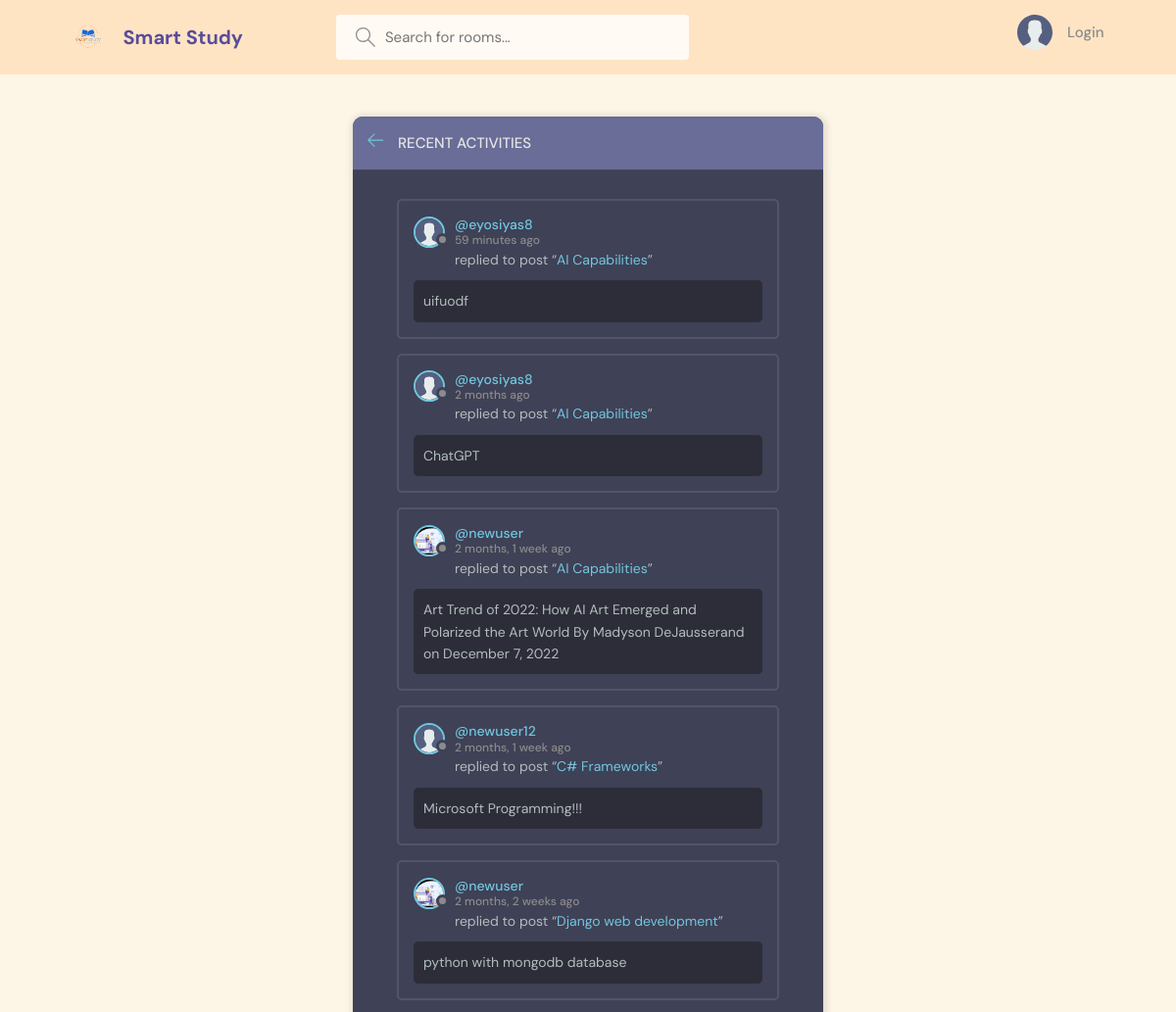
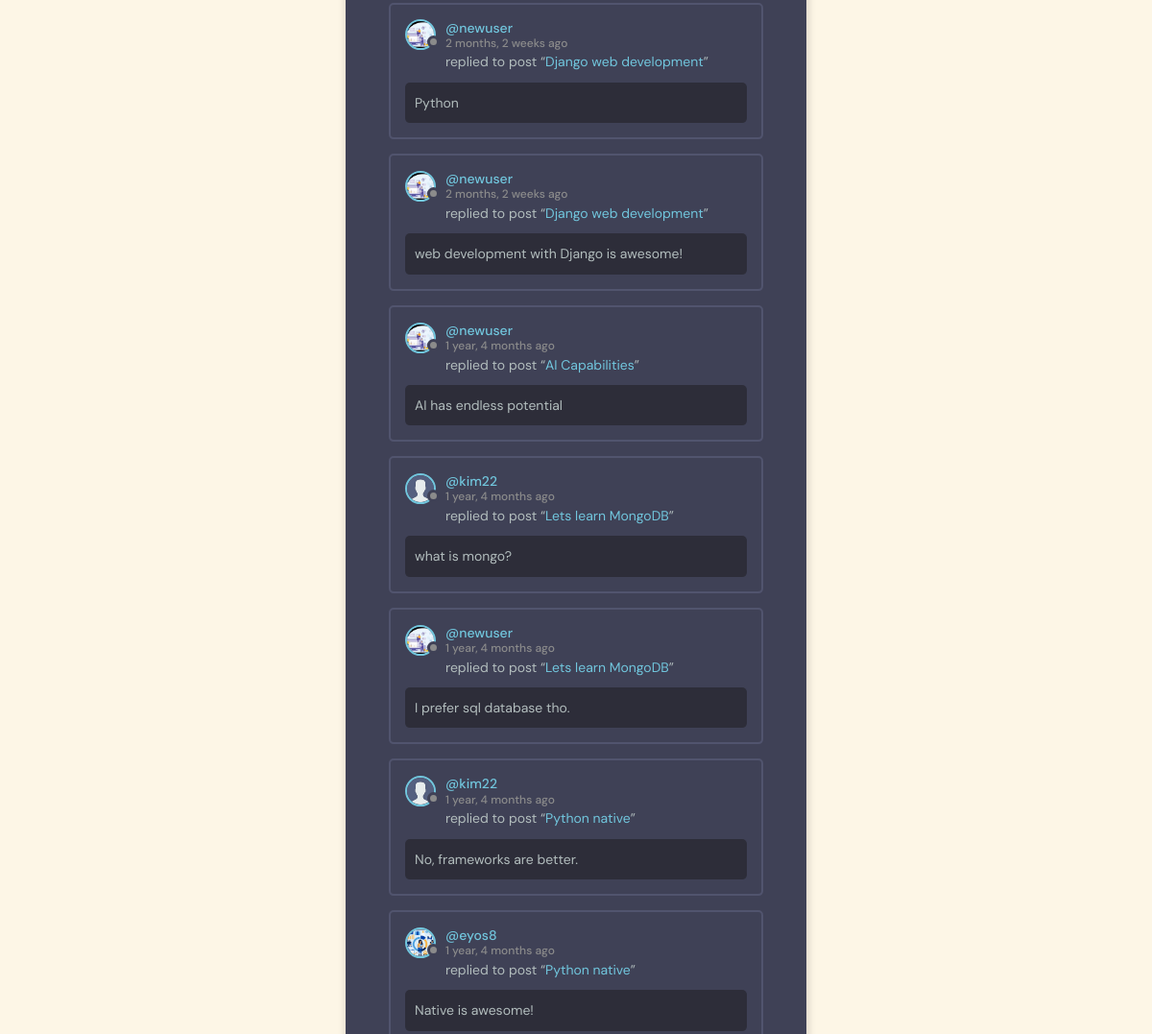
The page /activity/ on the database its author committed (2 pictures, top to bottom).
### playground/models.py (models this page shows, shortened)
class Message(models.Model):
    user = models.ForeignKey(User, on_delete=models.CASCADE)
    room = models.ForeignKey(Room, on_delete=models.CASCADE)
    body = models.TextField()
    images = models.ImageField(null=True)
    updated = models.DateTimeField(auto_now=True)
    created = models.DateTimeField(auto_now_add=True)
    class Meta:
        ordering = ['-created']

class User(AbstractUser):
    name = models.CharField(max_length=200, null=True)
    email = models.EmailField(null=True, unique=True)
    bio = models.TextField(null=True)
    avatar = models.ImageField(null=True, default='avatar.svg')
    REQUIRED_FIELDS = []

class Room(models.Model):
    host = models.ForeignKey(User, on_delete=models.SET_NULL, null=True)
    topic = models.ForeignKey(Topic, on_delete=models.SET_NULL, null=True)
    name = models.CharField(max_length=200)
    description = models.TextField(null=True, blank=True)
    participants = models.ManyToManyField(User, related_name="participants", blank=True)
    updated = models.DateTimeField(auto_now=True)
    created = models.DateTimeField(auto_now_add=True)
    class Meta:
        ordering = ['-updated', '-created']
    def __str__(self):
        return self.name

### playground/views.py (the view)
# urls.py: path('activity/', views.activityPage, name='activity'),
def activityPage(request):
    q = request.GET.get('q') if request.GET.get('q') != None else ''
    topics = Topic.objects.filter(
        Q(name__icontains=q))
    room_messages = Message.objects.all()
    return render(request, 'playground/activity.html', {"topics":topics, "room_messages":room_messages})

### playground/templates/playground/activity.html (shortened to what this page needs)
{% extends 'main.html' %}
{% block content %}
<main class="layout">
  <div class="container">
    <div class="layout__box">
      <div class="layout__boxHeader">
        <div class="layout__boxTitle">
          <a href="{% url 'home' %}">
            <svg version="1.1" xmlns="http://www.w3.org/2000/svg" width="32" height="32" viewBox="0 0 32 32">
              <title>arrow-left</title>
              <path
                d="M13.723 2.286l-13.723 13.714 13.719 13.714 1.616-1.611-10.96-10.96h27.625v-2.286h-27.625l10.965-10.965-1.616-1.607z">
              </path>
              </path>
            </svg>
          </a>
          <h3>Recent Activities</h3>
        </div>
      </div>
      <div class="activities-page layout__body">
        {% for message in room_messages %}
        <div class="activities__box">
          <div class="activities__boxHeader roomListRoom__header">
            <a href="{% url 'user-profile' message.user.id %}" class="roomListRoom__author">
              <div class="avatar avatar--small">
                <img src="{{message.user.avatar.url}}" />
              </div>
              <p>
                @{{message.user}}
                <span>{{message.created|timesince}} ago</span>
              </p>
            </a>
          </div>
          <div class="activities__boxContent">
            <p>replied to post “<a href="{% url 'room' message.room.id %}">{{message.room}}</a>”</p>
            <div class="activities__boxRoomContent">
              {{message.body}}
            </div>
          </div>
        </div>
        {% endfor %}
      </div>
    </div>
  </div>
</main>
{% endblock content %}

### static/styles/style.css (style rules this page uses)
:root { --color-main: #71c6dd; --color-main-light: #e1f6fb; --color-dark: #3f4156; --color-dark-medium: #51546e; --color-dark-light: #696d97; --color-light: #e5e5e5; --color-gray: #8b8b8b; --color-light-gray: #b2bdbd; --color-bg: #2d2d39; --color-success: #5dd693; --color-error: #fc4b0b; }
* { font-family: "DM Sans", -apple-system, BlinkMacSystemFont, "Segoe UI", Roboto, Oxygen, Ubuntu, Cantarell, "Open Sans", "Helvetica Neue", sans-serif; margin: 0; padding: 0; box-sizing: border-box; text-rendering: optimizeLegibility; font-size: inherit; }
html { font-size: 56.25%; }
@media only screen and (min-width: 1200px) { html { font-size: 62.5%; } }
body { line-height: 1.6; font-weight: 400; font-size: 1.5rem; color: var(--color-light-gray); background-color: var(--color-bg); min-height: 100vh; }
img { width: 100%; }
a { display: inline-block; color: var(--color-main); text-decoration: none; }
.container { max-width: 120rem; width: 90%; margin: auto; }
.avatar { position: relative; display: inline-block; border-radius: 50%; border: 2px solid var(--color-main); }
.avatar img { display: block; border-radius: 50%; object-fit: cover; object-position: center; }
.avatar::after { content: ""; display: block; position: absolute; background-color: var(--color-gray); z-index: 111; border-radius: 50%; border: 0.3rem solid var(--color-dark); }
.avatar.avatar--small img { width: 2.8rem; height: 2.8rem; }
.avatar.avatar--small:after { width: 0.7rem; height: 0.7rem; bottom: 0px; right: -6px; }
.layout { margin-top: 2.4rem; }
.layout > .container { display: flex; justify-content: space-between; align-items: flex-start; }
.layout__box { width: 90%; max-width: 48rem; min-height: 40rem; position: absolute; top: 50%; left: 50%; transform: translate(-50%, -46%); background-color: var(--color-dark); border-radius: 1rem; box-shadow: 1px 1px 6px 3px rgba(0, 0, 0, 0.1); overflow: hidden; }
.layout__boxHeader { display: flex; padding: 1.5rem; background-color: var(--color-dark-light); }
.layout__boxTitle { display: flex; gap: 1.5rem; align-items: center; }
.layout__boxTitle h3 { text-transform: uppercase; font-weight: 500; color: var(--color-light); }
.layout__boxTitle svg { width: 1.6rem; height: 1.6rem; fill: var(--color-main); }
.layout__body { margin: 3rem; }
.roomListRoom__header { display: flex; justify-content: space-between; align-items: center; }
.roomListRoom__author { font-weight: 500; display: flex; align-items: center; gap: 1rem; }
.activities__box { margin: 1.5rem; padding: 1.5rem; border: 2px solid var(--color-dark-medium); border-radius: 5px; }
.activities__boxHeader p { font-size: 1.4rem; line-height: 1.3; }
.activities__boxHeader p span { color: var(--color-gray); font-size: 1.2rem; display: block; }
.activities__boxContent { margin-left: 4.2rem; }
.activities__boxContent { font-size: 1.4rem; }
.activities__boxRoomContent { background: var(--color-bg); padding: 1rem; border-radius: 5px; margin-top: 1rem; margin-left: -4.2rem; }

### rows shown on the page
Message: user.avatar (placeholder picture), user "eyosiyas8", created "59 minutes", room "AI Capabilities", body "uifuodf"
Message: user.avatar (placeholder picture), user "eyosiyas8", created "2 months", room "AI Capabilities", body "ChatGPT"
Message: user.avatar (picture), user "newuser", created "2 months, 1 week", room "AI Capabilities", body "Art Trend of 2022: How AI Art Emerged and Polarized the Art World By Madyson DeJausserand on December 7, 2022"
Message: user.avatar (placeholder picture), user "newuser12", created "2 months, 1 week", room "C# Frameworks", body "Microsoft Programming!!!"
Message: user.avatar (picture), user "newuser", created "2 months, 2 weeks", room "Django web development", body "python with mongodb database"
Message: user.avatar (picture), user "newuser", created "2 months, 2 weeks", room "Django web development", body "Python"
Message: user.avatar (picture), user "newuser", created "2 months, 2 weeks", room "Django web development", body "web development with Django is awesome!"
Message: user.avatar (picture), user "newuser", created "1 year, 4 months", room "AI Capabilities", body "AI has endless potential"
Message: user.avatar (placeholder picture), user "kim22", created "1 year, 4 months", room "Lets learn MongoDB", body "what is mongo?"
Message: user.avatar (picture), user "newuser", created "1 year, 4 months", room "Lets learn MongoDB", body "I prefer sql database tho."
Message: user.avatar (placeholder picture), user "kim22", created "1 year, 4 months", room "Python native", body "No, frameworks are better."
Message: user.avatar (picture), user "eyos8", created "1 year, 4 months", room "Python native", body "Native is awesome!"
